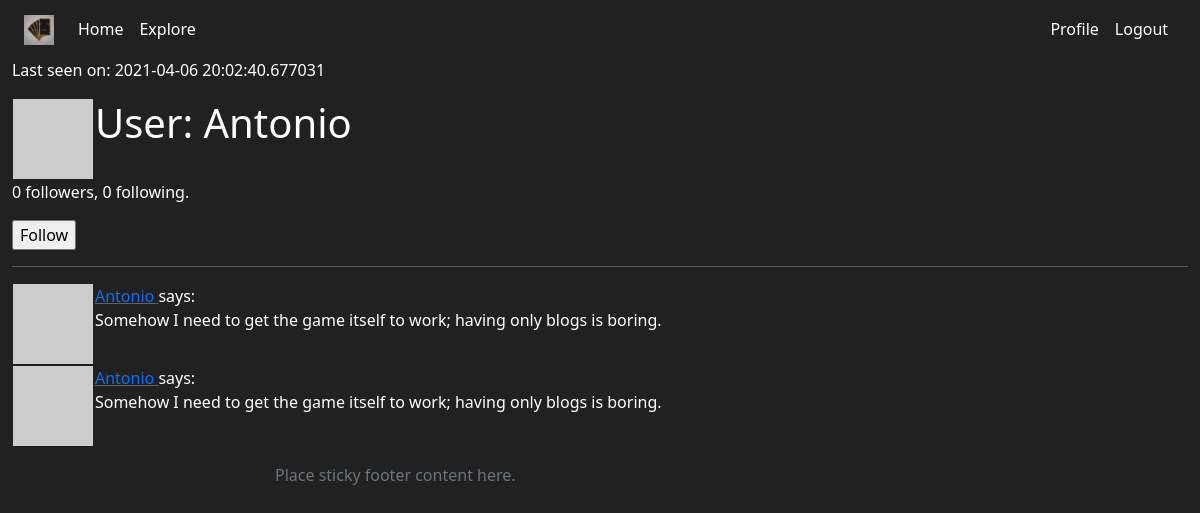
The app's page /user/Antonio (signed in) with its own data.
### app/models.py (models this page shows, shortened)
class User(UserMixin, db.Model):
    id = db.Column(db.Integer, primary_key=True)
    username = db.Column(db.String(64), index=True, unique=True)
    email = db.Column(db.String(120), index=True, unique=True)
    password_hash = db.Column(db.String(128))
    posts = db.relationship('Post', backref='author', lazy='dynamic')
    about_me = db.Column(db.String(140))
    last_seen = db.Column(db.DateTime, default=datetime.utcnow)
    def avatar(self, size):
        digest = md5(self.email.lower().encode('utf-8')).hexdigest()
        return 'https://www.gravatar.com/avatar/{}?d=identicon&s={}'.format(
            digest, size)
    followed = db.relationship(
        'User', secondary=followers,
        primaryjoin=(followers.c.follower_id == id),
        secondaryjoin=(followers.c.followed_id == id),
        backref=db.backref('followers', lazy='dynamic'), lazy='dynamic')
    def is_following(self, user):
        return self.followed.filter(
            followers.c.followed_id == user.id).count() > 0

class Post(db.Model):
    id = db.Column(db.Integer, primary_key=True)
    body = db.Column(db.String(140))
    timestamp = db.Column(db.DateTime, index=True, default=datetime.utcnow)
    user_id = db.Column(db.Integer, db.ForeignKey('user.id'))

### app/routes.py (the view)
@app.route('/user/<username>')
@login_required
def user(username):
    user = User.query.filter_by(username=username).first_or_404()
    page = request.args.get('page', 1, type=int)
    posts = user.posts.order_by(Post.timestamp.desc()).paginate(
        page, app.config['POSTS_PER_PAGE'], False)
    next_url = url_for('user', username=user.username, page=posts.next_num) \
        if posts.has_next else None
    prev_url = url_for('user', username=user.username, page=posts.prev_num) \
        if posts.has_prev else None
    form = EmptyForm()
    return render_template('user.html', user=user, posts=posts.items,
                           next_url=next_url, prev_url=prev_url, form=form)

### app/forms.py
class EmptyForm(FlaskForm):
    submit = SubmitField('Submit')

### app/models.py (called while the page is built)
@login.user_loader
def load_user(id):
    return User.query.get(int(id))

### app/routes.py (called while the page is built)
@app.before_request
def before_request():
    if current_user.is_authenticated:
        current_user.last_seen = datetime.utcnow()
        db.session.commit()

### app/templates/user.html (shortened to what this page needs)
{% extends "base.html" %}
{% block content %}
<table>
    <tr valign="top">
        <td><img src="{{ user.avatar(128) }}"></td>
        <td><h1>User: {{ user.username }}</h1></td>
        {% if user.last_seen %}<p>Last seen on: {{ user.last_seen }}</p>{% endif %}
    </tr>
</table>
<p>{{ user.followers.count() }} followers, {{ user.followed.count() }} following.</p>
{% if user == current_user %}
    <p><a href="{{ url_for('edit_profile') }}">Edit your profile</a></p>
{% elif not current_user.is_following(user) %}
    <p>
        <form action="{{ url_for('follow', username=user.username) }}" method="post">
            {{ form.submit(value='Follow') }}
        </form>
    </p>
{% endif %}
    <hr>
    {% for post in posts %}
        {% include '_post.html' %}
    {% endfor %}
{% endblock %}

### app/templates/_post.html
<table>
    <tr valign="top">
        <td><img src="{{ post.author.avatar(36) }}"></td>
        <td>
            <a href="{{ url_for('user', username=post.author.username) }}">
                {{ post.author.username }}
            </a>
            says:<br>{{ post.body }}
        </td>
    </tr>
</table>

### app/static/style.css (style rules this page uses)
body, html { margin-left:0.5%; margin-right:0.5%; }

### app/templates/base.html (style rules this page uses)
body { background-color: #212121; color: white }

### records on screen
User: username "Antonio", last_seen "2021-04-06 20:02:40.677031"
Post: author.username "Antonio", body "Somehow I need to get the game itself to work; having only blogs is boring."
Post: author.username "Antonio", body "Somehow I need to get the game itself to work; having only blogs is boring."

### other values on screen
{{ user.followers.count() }} "0"
{{ user.followed.count() }} "0"
